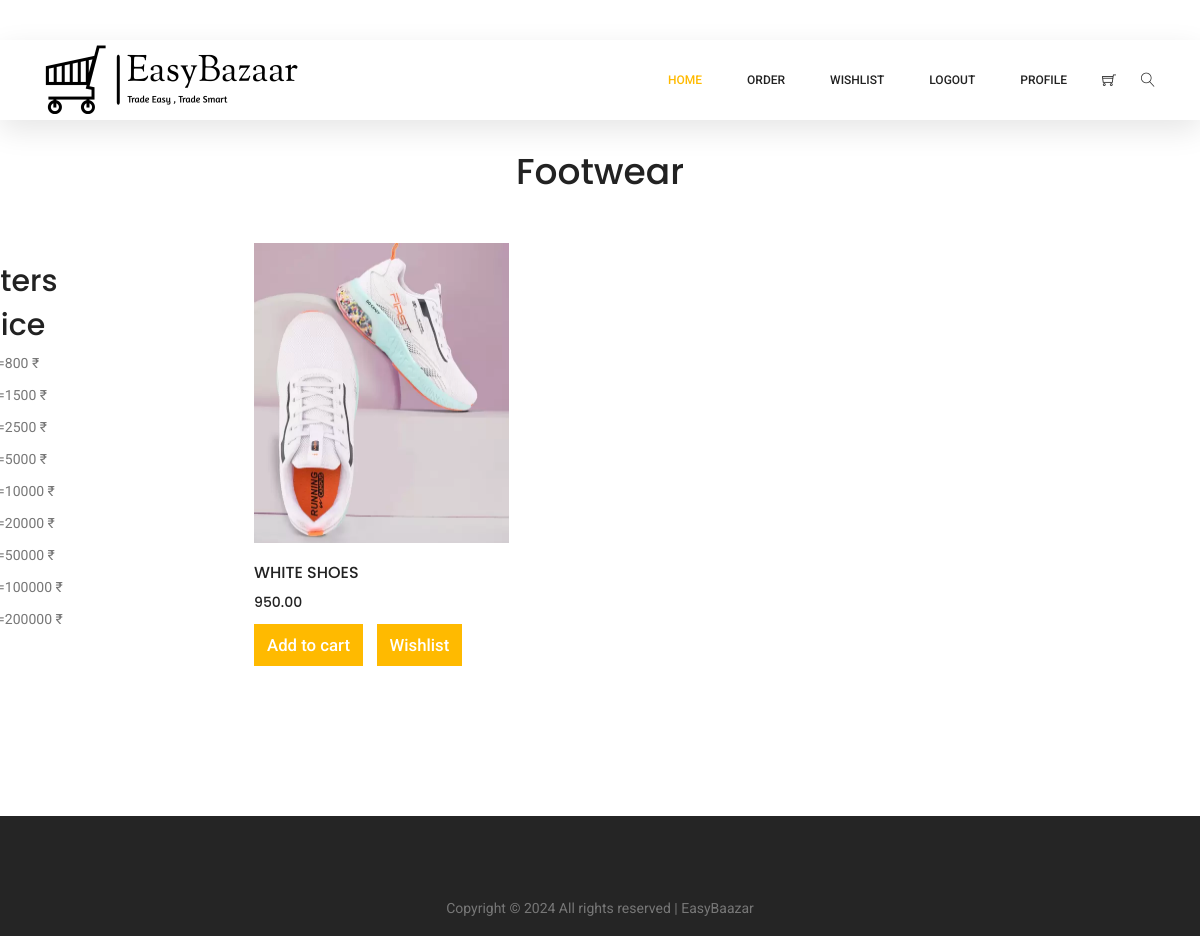
Before: /category/1/ (signed in) with the older database file.
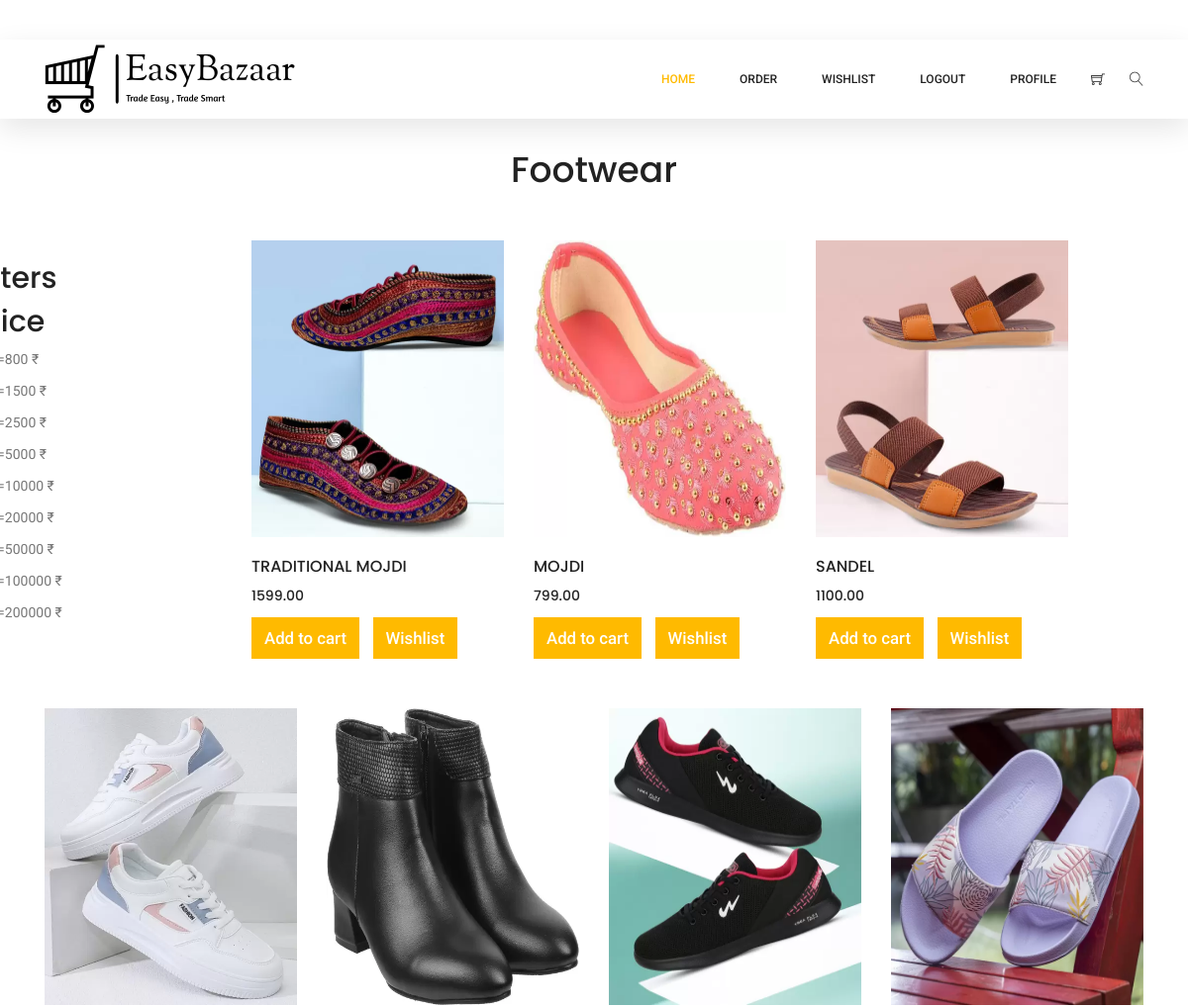
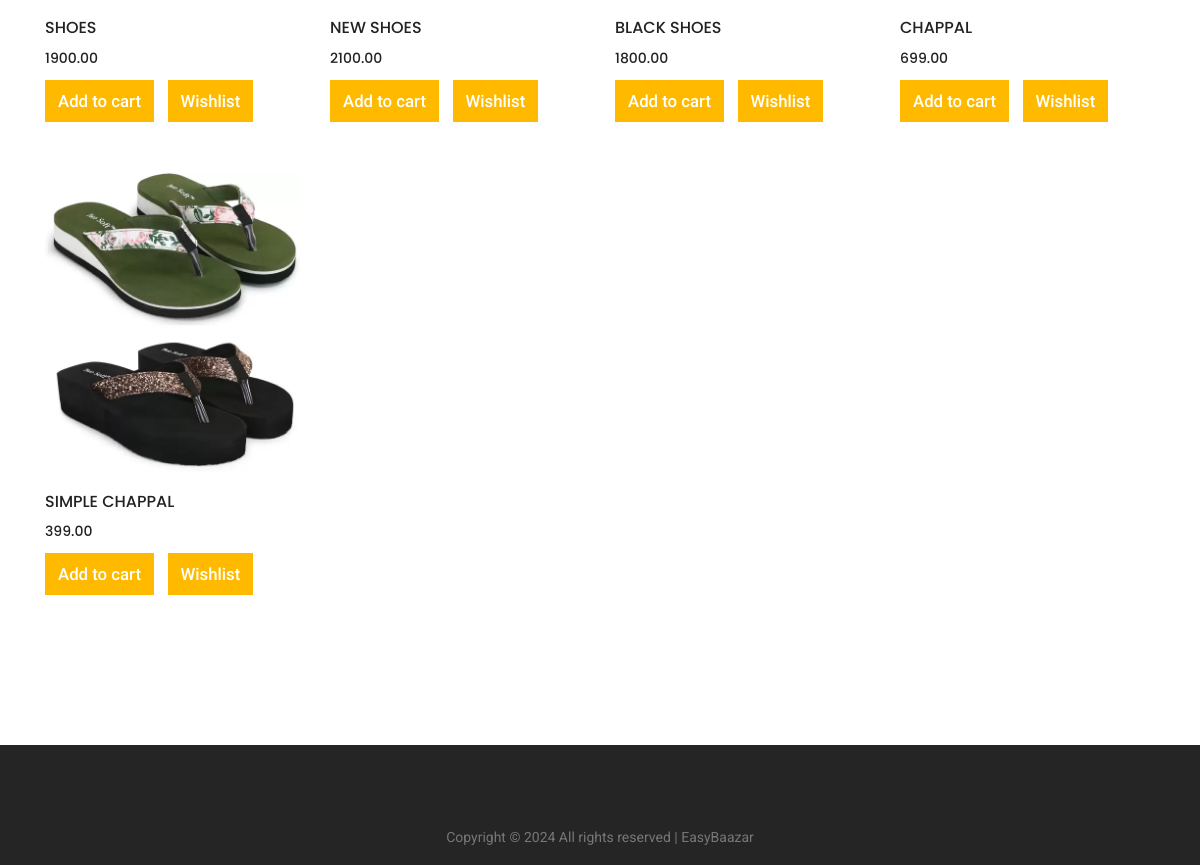
After: the same page with the newer database file (2 pictures, top to bottom).
### main/models.py (models this page shows, shortened)
class Category(models.Model):
    id = models.AutoField(primary_key=True)
    name = models.CharField(max_length=20)
    photo = models.ImageField(upload_to='uploads/categories')
    description = models.TextField(max_length=200, default='', null=True, blank=True)
    class Meta:
        verbose_name_plural = 'categories'

class Product(models.Model):
    id = models.AutoField(primary_key=True)
    name = models.CharField(max_length=20)
    name = models.CharField(max_length=50)
    price = models.DecimalField(max_digits=10, decimal_places=2)
    description = models.TextField(max_length=200, default='', null=True, blank=True)
    image = models.ImageField(upload_to='uploads/products/')
    category = models.ForeignKey(Category, on_delete=models.CASCADE, default=1)
    seller_id = models.ForeignKey(Seller, on_delete=models.CASCADE, default=1)
    stock = models.IntegerField()
    available = models.BooleanField(default=True)
    subcategory = models.CharField(max_length=50,null=True,blank=True)

### main/views.py (the view)
# urls.py: path('category/<int:category_id>/', views.show_product, name='show_product'),
def show_product(request, category_id):
    products = Product.objects.filter(category=category_id)
    category = get_object_or_404(Category, id=category_id)
    customer_id = request.session.get('cust_id')
    product_wishlist_info = {}
    data = {
        "products": products,
        "category" : category ,
        "product_wishlist_info": product_wishlist_info
    }
    if customer_id:
        wishlist_items = Wishlist.objects.filter(customer_id=customer_id)
        wishlist_product_ids = set(item.product.id for item in wishlist_items)
        for product in products:
            is_in_wishlist = product.id in wishlist_product_ids
            product_wishlist_info[product.id] = is_in_wishlist
    else:
        messages.warning(request , "Do Login First")
        return redirect('home')
    return render(request, 'products.html', data)

### templates/products.html (shortened to what this page needs)
{% extends 'base.html' %} {% block content %}
	<section class="section_gap" style="margin-top:50px">
		<div class="single-product-slider">
			<div class="container">
				<div class="text-center">
					<div class="section-title">
						<h1>{{category.name}}</h1>
					</div>
				</div>
				<div class="row ">
					<div class="filter-panel col-lg-3">
						<h2 class="text-lg font-semibold mb-2">Filters</h2>
						<h2 class="text-lg font-semibold mb-2">price</h2>
						<ul>
						  <li class="mb-2"><input type="checkbox" id="filter1" class="mr-2"><=800 &#8377 </li>
						  <li class="mb-2"><input type="checkbox" id="filter2" class="mr-2"><=1500 &#8377 </li>
						  <li class="mb-2"><input type="checkbox" id="filter3" class="mr-2"><=2500 &#8377 </li>
						  <li class="mb-2"><input type="checkbox" id="filter4" class="mr-2"><=5000 &#8377 </li>
						  <li class="mb-2"><input type="checkbox" id="filter5" class="mr-2"><=10000 &#8377 </li>
						  <li class="mb-2"><input type="checkbox" id="filter6" class="mr-2"><=20000 &#8377 </li>
						  <li class="mb-2"><input type="checkbox" id="filter7" class="mr-2"><=50000 &#8377 </li>
						  <li class="mb-2"><input type="checkbox" id="filter8" class="mr-2"><=100000 &#8377 </li>
						  <li class="mb-2"><input type="checkbox" id="filter9" class="mr-2"><=200000 &#8377 </li>
						</ul>
					</div>
					{% for p in products %}
					 <div class="col-lg-3 col-md-6" >
						<div class="single-product" price="{{ p.price }}">
							<a href="{% url 'show_single_product' p.id %}"><img class="img-fluid" src="{{p.image.url}}" alt=""  style="height:300px;"> </a>
							<div class="product-details">
								<h6>{{p.name}}</h6>
								<div class="price">
									<h6>{{p.price}}</h6>
								</div>
								<div class="button-group-area">
									{% if p.in_cart %}
									<a href="{% url 'cart_view' p.id %}" class="genric-btn primary " style="padding:0px 12px;font-size:120%;" >In Cart</a>
									{% else %}
									<a href="{% url 'cart' p.id %}" class="genric-btn primary " style="padding:0px 12px;font-size:120%;" >Add to cart</a>
									{% endif %}
									{% if p.in_wishlist %}
									<a href="{% url 'wishlist_view' p.id %}" class="genric-btn primary " style="padding:0px 12px;font-size:120%;"
									  >In Wishlist</a
									>
									{% else %}
									<a href="{% url 'wishlist' p.id %}" class="genric-btn primary " style="padding:0px 12px;font-size:120%;"
									  >Wishlist</a
									>
									{% endif %}
								</div>
							</div>
						</div>
					</div>
					{% endfor %}
			</div>
		</div>
	</section>
{% endblock %}

### templates/base.html (shortened to what this page needs)
<!DOCTYPE html>
<html lang="zxx" class="no-js">
<head>
	{% load static %}
	<link rel="stylesheet" href="/static/css/linearicons.css">
	<link rel="stylesheet" href="/static/css/font-awesome.min.css">
	<link rel="stylesheet" href="/static/css/themify-icons.css">
	<link rel="stylesheet" href="/static/css/bootstrap.css">
	<link rel="stylesheet" href="/static/css/owl.carousel.css">
	<link rel="stylesheet" href="/static/css/nice-select.css">
	<link rel="stylesheet" href="/static/css/nouislider.min.css">
	<link rel="stylesheet" href="/static/css/ion.rangeSlider.css" />
	<link rel="stylesheet" href="/static/css/ion.rangeSlider.skinFlat.css" />
	<link rel="stylesheet" href="/static/css/magnific-popup.css">
	<link rel="stylesheet" href="/static/css/main.css">
</head>
<body>
	<header class="header_area sticky-header">
		<div class="main_menu">
			<nav class="navbar navbar-expand-lg navbar-light main_box">
				<div class="container">
					<a class="navbar-brand logo_h" href="index.html"><img src="/static/img/new logo.png" alt=""></a>
					<div class="collapse navbar-collapse offset" id="navbarSupportedContent">
						<ul class="nav navbar-nav menu_nav ml-auto">
							<li class="nav-item active"><a class="nav-link" href="{% url 'home' %}">Home</a></li>
							<li class="nav-item submenu dropdown">
								<a href="{% url 'order_view' %}" class="nav-link ">Order</a>
							</li>
							<li class="nav-item submenu dropdown">
								<a href="{% url 'wishlist_view' %}" class="nav-link">Wishlist</a>
							</li>
							{% if request.session.cust_id %}
							<li class="nav-item submenu dropdown">
								<a href="{% url 'logoutpage' %}" class="nav-link">Logout</a>
							</li>
							{% else %}
							<li class="nav-item submenu dropdown">
								<a href="{% url 'login' %}" class="nav-link">Login</a>
							</li>
							{% endif %}
							<li class="nav-item"><a class="nav-link" href="{% url 'profile_view' %}">Profile</a></li>
						</ul>
						<ul class="nav navbar-nav navbar-right">
							<li class="nav-item"><a href="{% url 'cart_view' %}" class="cart"><span
										class="ti-shopping-cart"></span></a></li>
							<li class="nav-item">
								<button class="search"><span class="lnr lnr-magnifier" id="search"></span></button>
							</li>
						</ul>
					</div>
				</div>
			</nav>
		</div>
	</header>
	{% block content %}
	{% endblock %}
	<footer class="" style="background-color: rgba(0, 0, 0, 0.853); ">
		<div class="container">
			<div class=" d-flex justify-content-center align-items-center flex-wrap">
				<p class="footer-text ">
					Copyright &copy;
					<script>document.write(new Date().getFullYear());</script> All rights reserved | EasyBaazar </a>
				</p>
			</div>
		</div>
	</footer>
</body>
</html>

### templates/products.html (style rules this page uses)
.filter-panel { float:left; margin-top:20px; margin-left:-76px; padding-right:50px; }

Changed rows visible on the page:
removed Product: image (picture), name "WHITE SHOES", price "950.00"
added Product: image (picture), name "TRADITIONAL MOJDI", price "1599.00"
added Product: image (picture), name "MOJDI", price "799.00"
added Product: image (picture), name "SANDEL", price "1100.00"
added Product: image (picture), name "SHOES", price "1900.00"
added Product: image (picture), name "NEW SHOES", price "2100.00"
added Product: image (picture), name "BLACK SHOES", price "1800.00"
added Product: image (picture), name "CHAPPAL", price "699.00"
added Product: image (picture), name "SIMPLE CHAPPAL", price "399.00"
